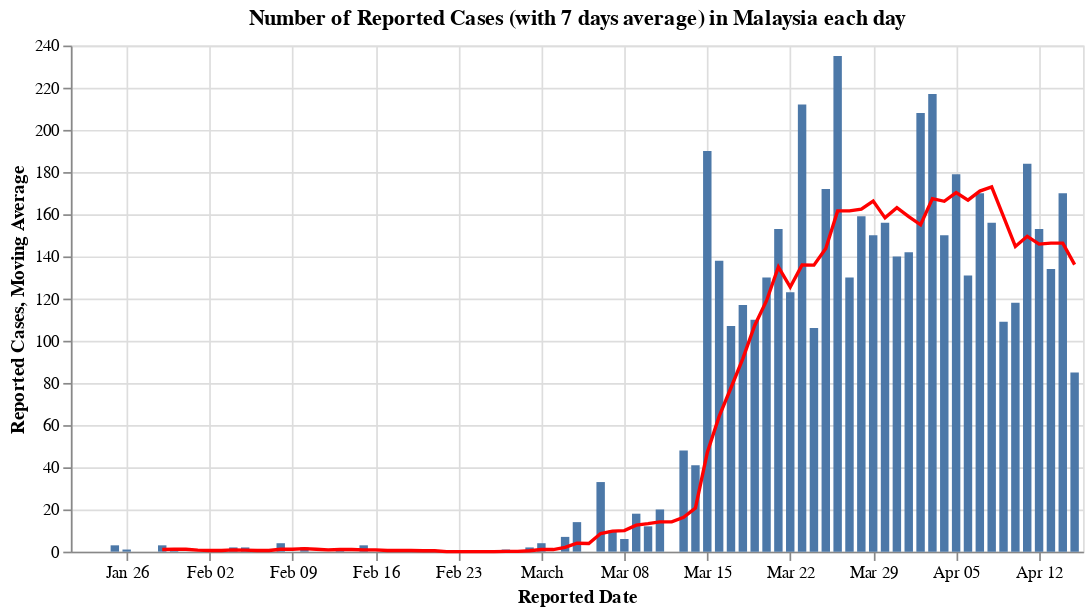

Notebook code for this chart:
### Code cell
#hide_input
rolling_window = 7
df_reported_my = df_confirmed_my[['Reported Date', 'Total number of Cases']].set_index('Reported Date').diff().rename(columns={'Total number of Cases': 'Reported Cases'}).reset_index()
df_reported_my[f'Moving Average'] = df_reported_my.iloc[:, 1].rolling(window=rolling_window).mean()

_new_bar = alt.Chart(df_reported_my).mark_bar().encode(
    x='Reported Date:T',
    y='Reported Cases:Q',
    tooltip = list(df_reported_my)
)

_average_line = alt.Chart(df_reported_my).mark_line(color = 'red').encode(
    x='Reported Date:T',
    y='Moving Average:Q',
    tooltip = list(df_reported_my)
)

(_new_bar + _average_line).properties(
    title = f'Daily Reported Cases (with {rolling_window} days average) in Malaysia',
    width = 600
)

### Figure 1 — Vega-Lite specification as saved in the notebook (floating-point values rounded to 4 significant figures)
{"config": {"view": {"continuousWidth": 400, "continuousHeight": 300}}, "layer": [{"mark": "bar", "encoding": {"tooltip": [{"type": "temporal", "field": "Reported Date"}, {"type": "quantitative", "field": "Reported Cases"}, {"type": "quantitative", "field": "Moving Average"}], "x": {"type": "temporal", "field": "Reported Date"}, "y": {"type": "quantitative", "field": "Reported Cases"}}}, {"mark": {"type": "line", "color": "red"}, "encoding": {"tooltip": [{"type": "temporal", "field": "Reported Date"}, {"type": "quantitative", "field": "Reported Cases"}, {"type": "quantitative", "field": "Moving Average"}], "x": {"type": "temporal", "field": "Reported Date"}, "y": {"type": "quantitative", "field": "Moving Average"}}}], "data": {"name": "data-72a104ec089e3f9f132f076cbedc1ec7"}, "title": "Number of Reported Cases (with 7 days average) in Malaysia each day", "width": 600, "$schema": "https://vega.github.io/schema/vega-lite/v4.8.1.json", "datasets": {"data-72a104ec089e3f9f132f076cbedc1ec7": [{"Reported Date": "2020-01-22T00:00:00", "Reported Cases": null, "Moving Average": null}, {"Reported Date": "2020-01-23T00:00:00", "Reported Cases": 0.0, "Moving Average": null}, {"Reported Date": "2020-01-24T00:00:00", "Reported Cases": 0.0, "Moving Average": null}, {"Reported Date": "2020-01-25T00:00:00", "Reported Cases": 3.0, "Moving Average": null}, {"Reported Date": "2020-01-26T00:00:00", "Reported Cases": 1.0, "Moving Average": null}, {"Reported Date": "2020-01-27T00:00:00", "Reported Cases": 0.0, "Moving Average": null}, {"Reported Date": "2020-01-28T00:00:00", "Reported Cases": 0.0, "Moving Average": null}, {"Reported Date": "2020-01-29T00:00:00", "Reported Cases": 3.0, "Moving Average": 1.0}, {"Reported Date": "2020-01-30T00:00:00", "Reported Cases": 1.0, "Moving Average": 1.143}, {"Reported Date": "2020-01-31T00:00:00", "Reported Cases": 0.0, "Moving Average": 1.143}, {"Reported Date": "2020-02-01T00:00:00", "Reported Cases": 0.0, "Moving Average": 0.7143}, {"Reported Date": "2020-02-02T00:00:00", "Reported Cases": 0.0, "Moving Average": 0.5714}, {"Reported Date": "2020-02-03T00:00:00", "Reported Cases": 0.0, "Moving Average": 0.5714}, {"Reported Date": "2020-02-04T00:00:00", "Reported Cases": 2.0, "Moving Average": 0.8571}, {"Reported Date": "2020-02-05T00:00:00", "Reported Cases": 2.0, "Moving Average": 0.7143}, {"Reported Date": "2020-02-06T00:00:00", "Reported Cases": 0.0, "Moving Average": 0.5714}, {"Reported Date": "2020-02-07T00:00:00", "Reported Cases": 0.0, "Moving Average": 0.5714}, {"Reported Date": "2020-02-08T00:00:00", "Reported Cases": 4.0, "Moving Average": 1.143}, {"Reported Date": "2020-02-09T00:00:00", "Reported Cases": 0.0, "Moving Average": 1.143}, {"Reported Date": "2020-02-10T00:00:00", "Reported Cases": 2.0, "Moving Average": 1.429}, {"Reported Date": "2020-02-11T00:00:00", "Reported Cases": 0.0, "Moving Average": 1.143}, {"Reported Date": "2020-02-12T00:00:00", "Reported Cases": 0.0, "Moving Average": 0.8571}, {"Reported Date": "2020-02-13T00:00:00", "Reported Cases": 1.0, "Moving Average": 1.0}, {"Reported Date": "2020-02-14T00:00:00", "Reported Cases": 0.0, "Moving Average": 1.0}, {"Reported Date": "2020-02-15T00:00:00", "Reported Cases": 3.0, "Moving Average": 0.8571}, {"Reported Date": "2020-02-16T00:00:00", "Reported Cases": 0.0, "Moving Average": 0.8571}, {"Reported Date": "2020-02-17T00:00:00", "Reported Cases": 0.0, "Moving Average": 0.5714}, {"Reported Date": "2020-02-18T00:00:00", "Reported Cases": 0.0, "Moving Average": 0.5714}, {"Reported Date": "2020-02-19T00:00:00", "Reported Cases": 0.0, "Moving Average": 0.5714}, {"Reported Date": "2020-02-20T00:00:00", "Reported Cases": 0.0, "Moving Average": 0.4286}, {"Reported Date": "2020-02-21T00:00:00", "Reported Cases": 0.0, "Moving Average": 0.4286}, {"Reported Date": "2020-02-22T00:00:00", "Reported Cases": 0.0, "Moving Average": 0.0}, {"Reported Date": "2020-02-23T00:00:00", "Reported Cases": 0.0, "Moving Average": 0.0}, {"Reported Date": "2020-02-24T00:00:00", "Reported Cases": 0.0, "Moving Average": 0.0}, {"Reported Date": "2020-02-25T00:00:00", "Reported Cases": 0.0, "Moving Average": 0.0}, {"Reported Date": "2020-02-26T00:00:00", "Reported Cases": 0.0, "Moving Average": 0.0}, {"Reported Date": "2020-02-27T00:00:00", "Reported Cases": 1.0, "Moving Average": 0.1429}, {"Reported Date": "2020-02-28T00:00:00", "Reported Cases": 0.0, "Moving Average": 0.1429}, {"Reported Date": "2020-02-29T00:00:00", "Reported Cases": 2.0, "Moving Average": 0.4286}, {"Reported Date": "2020-03-01T00:00:00", "Reported Cases": 4.0, "Moving Average": 1.0}, {"Reported Date": "2020-03-02T00:00:00", "Reported Cases": 0.0, "Moving Average": 1.0}, {"Reported Date": "2020-03-03T00:00:00", "Reported Cases": 7.0, "Moving Average": 2.0}, {"Reported Date": "2020-03-04T00:00:00", "Reported Cases": 14.0, "Moving Average": 4.0}, {"Reported Date": "2020-03-05T00:00:00", "Reported Cases": 0.0, "Moving Average": 3.857}, {"Reported Date": "2020-03-06T00:00:00", "Reported Cases": 33.0, "Moving Average": 8.571}, {"Reported Date": "2020-03-07T00:00:00", "Reported Cases": 10.0, "Moving Average": 9.714}, {"Reported Date": "2020-03-08T00:00:00", "Reported Cases": 6.0, "Moving Average": 10.0}, {"Reported Date": "2020-03-09T00:00:00", "Reported Cases": 18.0, "Moving Average": 12.57}, {"Reported Date": "2020-03-10T00:00:00", "Reported Cases": 12.0, "Moving Average": 13.29}, {"Reported Date": "2020-03-11T00:00:00", "Reported Cases": 20.0, "Moving Average": 14.14}, {"Reported Date": "2020-03-12T00:00:00", "Reported Cases": 0.0, "Moving Average": 14.14}, {"Reported Date": "2020-03-13T00:00:00", "Reported Cases": 48.0, "Moving Average": 16.29}, {"Reported Date": "2020-03-14T00:00:00", "Reported Cases": 41.0, "Moving Average": 20.71}, {"Reported Date": "2020-03-15T00:00:00", "Reported Cases": 190.0, "Moving Average": 47.0}, {"Reported Date": "2020-03-16T00:00:00", "Reported Cases": 138.0, "Moving Average": 64.14}, {"Reported Date": "2020-03-17T00:00:00", "Reported Cases": 107.0, "Moving Average": 77.71}, {"Reported Date": "2020-03-18T00:00:00", "Reported Cases": 117.0, "Moving Average": 91.57}, {"Reported Date": "2020-03-19T00:00:00", "Reported Cases": 110.0, "Moving Average": 107.3}, {"Reported Date": "2020-03-20T00:00:00", "Reported Cases": 130.0, "Moving Average": 119.0}, {"Reported Date": "2020-03-21T00:00:00", "Reported Cases": 153.0, "Moving Average": 135.0}, {"Reported Date": "2020-03-22T00:00:00", "Reported Cases": 123.0, "Moving Average": 125.4}, {"Reported Date": "2020-03-23T00:00:00", "Reported Cases": 212.0, "Moving Average": 136.0}, {"Reported Date": "2020-03-24T00:00:00", "Reported Cases": 106.0, "Moving Average": 135.9}, {"Reported Date": "2020-03-25T00:00:00", "Reported Cases": 172.0, "Moving Average": 143.7}, {"Reported Date": "2020-03-26T00:00:00", "Reported Cases": 235.0, "Moving Average": 161.6}, {"Reported Date": "2020-03-27T00:00:00", "Reported Cases": 130.0, "Moving Average": 161.6}, {"Reported Date": "2020-03-28T00:00:00", "Reported Cases": 159.0, "Moving Average": 162.4}, {"Reported Date": "2020-03-29T00:00:00", "Reported Cases": 150.0, "Moving Average": 166.3}, {"Reported Date": "2020-03-30T00:00:00", "Reported Cases": 156.0, "Moving Average": 158.3}, {"Reported Date": "2020-03-31T00:00:00", "Reported Cases": 140.0, "Moving Average": 163.1}, {"Reported Date": "2020-04-01T00:00:00", "Reported Cases": 142.0, "Moving Average": 158.9}, {"Reported Date": "2020-04-02T00:00:00", "Reported Cases": 208.0, "Moving Average": 155.0}, {"Reported Date": "2020-04-03T00:00:00", "Reported Cases": 217.0, "Moving Average": 167.4}, {"Reported Date": "2020-04-04T00:00:00", "Reported Cases": 150.0, "Moving Average": 166.1}, {"Reported Date": "2020-04-05T00:00:00", "Reported Cases": 179.0, "Moving Average": 170.3}, {"Reported Date": "2020-04-06T00:00:00", "Reported Cases": 131.0, "Moving Average": 166.7}, {"Reported Date": "2020-04-07T00:00:00", "Reported Cases": 170.0, "Moving Average": 171.0}, {"Reported Date": "2020-04-08T00:00:00", "Reported Cases": 156.0, "Moving Average": 173.0}, {"Reported Date": "2020-04-09T00:00:00", "Reported Cases": 109.0, "Moving Average": 158.9}, {"Reported Date": "2020-04-10T00:00:00", "Reported Cases": 118.0, "Moving Average": 144.7}, {"Reported Date": "2020-04-11T00:00:00", "Reported Cases": 184.0, "Moving Average": 149.6}, {"Reported Date": "2020-04-12T00:00:00", "Reported Cases": 153.0, "Moving Average": 145.9}, {"Reported Date": "2020-04-13T00:00:00", "Reported Cases": 134.0, "Moving Average": 146.3}, {"Reported Date": "2020-04-14T00:00:00", "Reported Cases": 170.0, "Moving Average": 146.3}, {"Reported Date": "2020-04-15T00:00:00", "Reported Cases": 85.0, "Moving Average": 136.1}]}}
